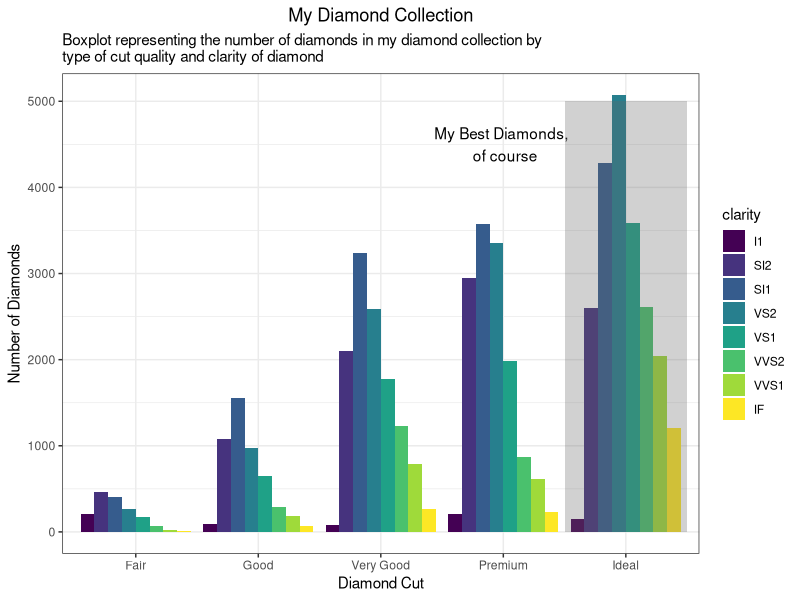
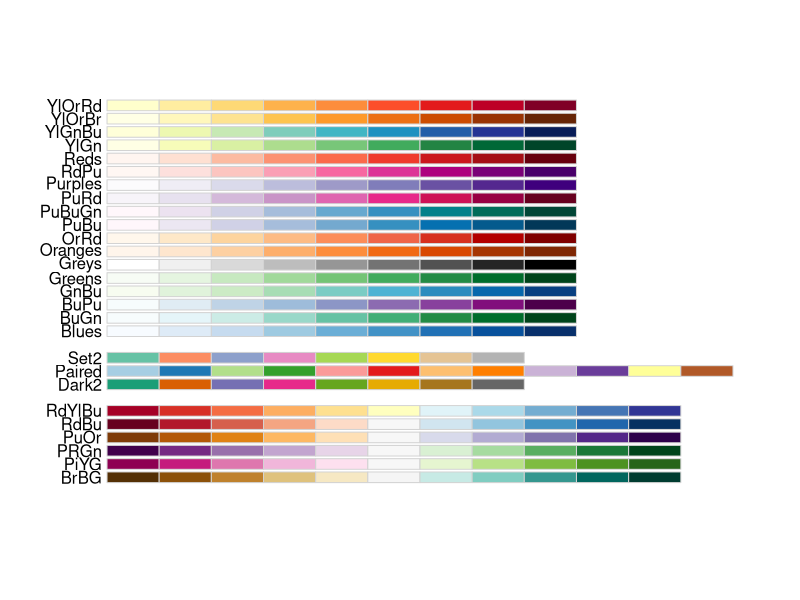

R code for these plots, in order:
## ---- chunk 1
knitr::opts_chunk$set(echo = FALSE)
## ---- chunk 2
library("ggplot2")
library("magrittr") #so I can do some piping
data("diamonds")
data("mpg")
data("iris")
theme_set(theme_bw()) #I'll give you this one, you can set the theme individually for graphs
#or you can set the theme for all the graphs using theme_set()
#theme_bw() is best theme (IMO)

#for graph 3:
library("ggrepel")


## ---- chunk 3
data("diamonds")

diamonds %>% 
  ggplot(mapping = aes(x = cut, fill = clarity)) +
  geom_bar(position = position_dodge(width = 0.9)) +
  labs(
      title = "My Diamond Collection",
      subtitle = "Boxplot representing the number of diamonds in my diamond collection by \ntype of cut quality and clarity of diamond",
      x = "Diamond Cut",
      y = "Number of Diamonds"
  ) +
  theme(plot.title = element_text(hjust = 0.5)) +
  annotate("text", x = "Premium", y = 4500, label = "My Best Diamonds, \n of course") +
  annotate ("rect", xmin = 4.5, xmax = 5.5, ymin = 0, ymax = 5000, hjust = "Ideal", fill = "grey40", alpha = 0.3)


#hint think about the *position* the bars are in...
## ---- chunk 4


## ---- chunk 5
data("iris")
## ---- chunk 6

## ---- chunk 7
data("mpg")
corvette <- mpg[mpg$model == "corvette",]
#install
require("ggrepel") #useful for making text annotations better, hint hint
set.seed(42)
## ---- chunk 8

## ---- chunk 9
data(mpg)

#hint for the coloring, colorbrewer and you can set palette colors and make your graphs colorblind friendly
library(RColorBrewer)
display.brewer.all(colorblindFriendly = T) #take a look at the colorblindfriendly options
## ---- chunk 10

